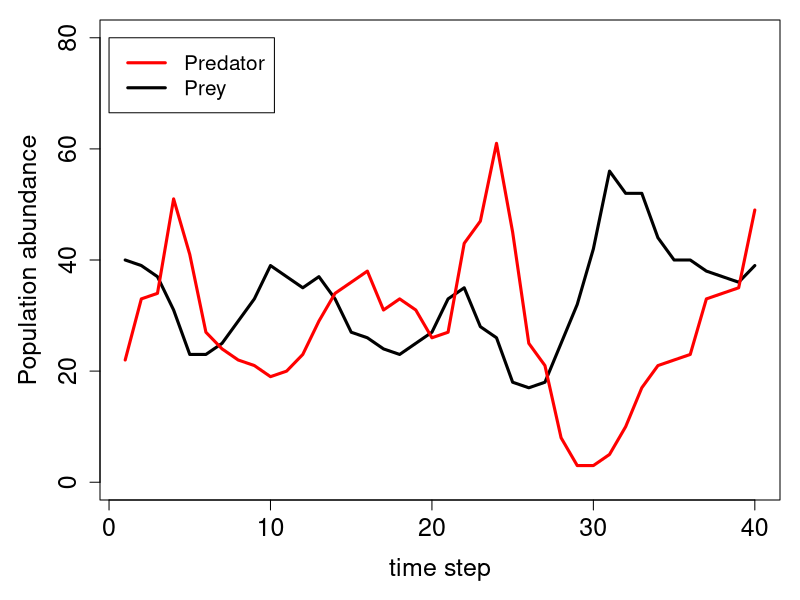

Write R code to recreate this figure.
# Movement function
# =============================================================================
movement <- function(inds, xloc = 2, yloc = 3, xmax = 8, ymax = 8){
  total_inds   <- dim(inds)[1]; # Get the number of individuals in inds
  move_dists   <- c(-1, 0, 1);  # Define the possible distances to move
  x_move       <- sample(x = move_dists, size = total_inds, replace = TRUE);
  y_move       <- sample(x = move_dists, size = total_inds, replace = TRUE);
  inds[, xloc] <- inds[, xloc] + x_move;
  inds[, yloc] <- inds[, yloc] + y_move;
  # =========   The reflecting boundary is added below
  for(i in 1:total_inds){               # For each individual i in the array
    if(inds[i, xloc] > xmax){         # If it moved passed the maximum xloc
      inds[i, xloc] <- xmax - 1;    # Then move it back toward the centre
    }
    if(inds[i, xloc] < 1){            # If it moved below 1 on xloc
      inds[i, xloc] <- 2;           # Move it toward the centre (2)
    }
    if(inds[i, yloc] > ymax){         # If it moved passed the maximum yloc
      inds[i, yloc] <- ymax - 1;    # Then move it back toward the centre
    }
    if(inds[i, yloc] < 1){            # If it moved below 1 on yloc
      inds[i, yloc] <- 2;           # Then move it toward the centre (2)
    }
  } 
  # =========  Now all individuals should stay on the landscape
  return(inds);
}

# =============================================================================
# Birth function
# =============================================================================
birth <- function(inds, lambda = 0.5, repr_col = 4){
  total_inds       <- dim(inds)[1]; # Get the number of individuals in inds
  ind_cols         <- dim(inds)[2]; # Total inds columns
  inds[, repr_col] <- rpois(n = total_inds, lambda = lambda); 
  total_off        <- sum(inds[, repr_col]);
  # ---- We now have the total number of new offspring; now add to inds
  new_inds     <- array(data = 0, dim = c(total_off, ind_cols));
  new_inds[,1] <- rnorm(n = dim(new_inds)[1], mean = 23, sd = 3);
  new_inds[,2] <- sample(x = 1:8, size = dim(new_inds)[1], replace = TRUE);
  new_inds[,3] <- sample(x = 1:8, size = dim(new_inds)[1], replace = TRUE);
  # ---- Our new offspring can now be attached in the inds array
  inds <- rbind(inds, new_inds);
  return(inds);
}

# =============================================================================
# Death function
# =============================================================================
death <- function(inds, xlen = 8, ylen = 8, dcol = 5, xcol = 2, ycol = 3){
  for(xdim in 1:xlen){      # For each row `xdim` of the landscape...
    for(ydim in 1:ylen){  # For each col `ydim` of the landscape...
      # Get the total number of individuals on the landscape cell
      on_cell <- sum( inds[, xcol] == xdim & inds[, ycol]  == ydim);
      # Only do something if on_cell is more than one
      if(on_cell > 1){
        # Get all of the occupants on the cell
        occupants <- which(inds[, xcol] == xdim & inds[, ycol] == ydim);
        # Sample all but one random occupants to die
        rand_occ  <- sample(x = occupants, size = on_cell - 1);
        # Then add their death to the last column of inds
        inds[rand_occ, dcol] <- 1;
      }
    }
  }
  return(inds);
}

# =============================================================================
# Predation function
# =============================================================================
predation <- function(pred, inds, xcol = 2, ycol = 3, rcol = 4, dcol = 5){
  predators   <- dim(pred)[1]; # Predator number
  pred[, dcol] <- 1;           # Assume dead until proven otherwise
  pred[, rcol] <- 0;           # Assume not reproducing until proven otherwise
  for(p in 1:predators){       # For each predator (p) in the array
    xloc   <- pred[p, xcol]; # Get the x and y locations
    yloc   <- pred[p, ycol];
    N_prey <- sum( inds[, xcol] == xloc & inds[, ycol] == yloc);
    # ----- Let's take care of the predator first below
    if(N_prey > 0){
      pred[p, dcol] <- 0;  # The predator lives
    }
    if(N_prey > 1){
      pred[p, rcol] <- 1;  # The predator reproduces
    }
    # ----- Now let's take care of the prey
    if(N_prey > 0){ # If there are some prey, find them
      prey <- which( inds[, xcol] == xloc & inds[, ycol] == yloc);
      if(N_prey > 2){ # But if there are more than 2, just eat 2
        prey <- sample(x = prey, size = 2, replace = FALSE);
      }
      inds[prey, dcol] <- 1; # Record the prey as dead
    }
  } # We now know which inds died, and which prey died & reproduced
  # ---- Below removes predators that have died
  pred         <- pred[pred[,dcol] == 0,] # Only survivors now left
  # ----- Below adds new predators based on the reproduction above    
  pred_off     <- sum(pred[, rcol]);
  new_pred     <- array(data = 0, dim = c(pred_off, dim(pred)[2]));
  new_pred[,1] <- rnorm(n = dim(new_pred)[1], mean = 23, sd = 3);
  new_pred[,2] <- sample(x = 1:8, size = dim(new_pred)[1], replace = TRUE);
  new_pred[,3] <- sample(x = 1:8, size = dim(new_pred)[1], replace = TRUE);
  pred         <- rbind(pred, new_pred);
  # ----- Now let's remove the prey that were eaten
  inds         <- inds[inds[,dcol] == 0,]; # Only living prey left
  # Now need to return *both* the predator and prey arrays
  pred_prey <- list(pred = pred, inds = inds);
  return(pred_prey);
}

# =============================================================================
# Simulate predator-prey dynamics
# =============================================================================
# ----- Initialise individuals (prey)
inds           <- array(data = 0, dim = c(40, 5));
inds[,1]       <- rnorm(n = dim(inds)[1], mean = 23, sd = 3);
inds[,2]       <- sample(x = 1:8, size = dim(inds)[1], replace = TRUE);
inds[,3]       <- sample(x = 1:8, size = dim(inds)[1], replace = TRUE);
# ----- Initialise individuals (predator)
pred           <- array(data = 0, dim = c(20, 5));
pred[,1]       <- rnorm(n = dim(pred)[1], mean = 23, sd = 3);
pred[,2]       <- sample(x = 1:8, size = dim(pred)[1], replace = TRUE);
pred[,3]       <- sample(x = 1:8, size = dim(pred)[1], replace = TRUE);
# ---- Start the simulation as before
ts         <- 0;
time_steps <- 40;
inds_hist  <- NULL;
pred_hist  <- NULL;
while(ts < time_steps){
  pred            <- movement(pred);
  inds            <- movement(inds); # Note: I increased prey birth rate
  inds            <- birth(inds, lambda = 1.5);
  pred_prey_res   <- predation(pred = pred, inds = inds);
  pred            <- pred_prey_res$pred;
  inds            <- pred_prey_res$inds;
  inds            <- death(inds);
  inds            <- inds[inds[, 5] == 0,]; # Retain living
  ts              <- ts + 1; 
  inds_hist[[ts]] <- inds;
  pred_hist[[ts]] <- pred;
}

# =============================================================================
# Print the results
# =============================================================================
ind_abund <- array(data = NA, dim = c(40, 3));
for(i in 1:40){
  ind_abund[i, 1] <- i;                      # Save the time step
  ind_abund[i, 2] <- dim(inds_hist[[i]])[1]; # rows in inds_hist[[i]]
  ind_abund[i, 3] <- dim(pred_hist[[i]])[1]; # rows in pred_hist[[i]]
}
colnames(ind_abund) <- c("time_step", "abundance", "predators");
print(ind_abund);

# =============================================================================
# Plot the results
# =============================================================================
par(mar = c(5, 5, 1, 1));
plot(x = ind_abund[,2], type = "l", lwd = 3, ylim = c(0, 80), 
     xlab = "time step", ylab = "Population abundance", cex.axis = 1.5, 
     cex.lab = 1.5);
points(x = ind_abund[,3], type = "l", lwd = 3, col = "red");
legend(x = 0, y = 80, legend = c("Predator", "Prey"), col = c("red", "black"),
       cex = 1.25, lty = c("solid", "solid"), lwd = c(3, 3));
